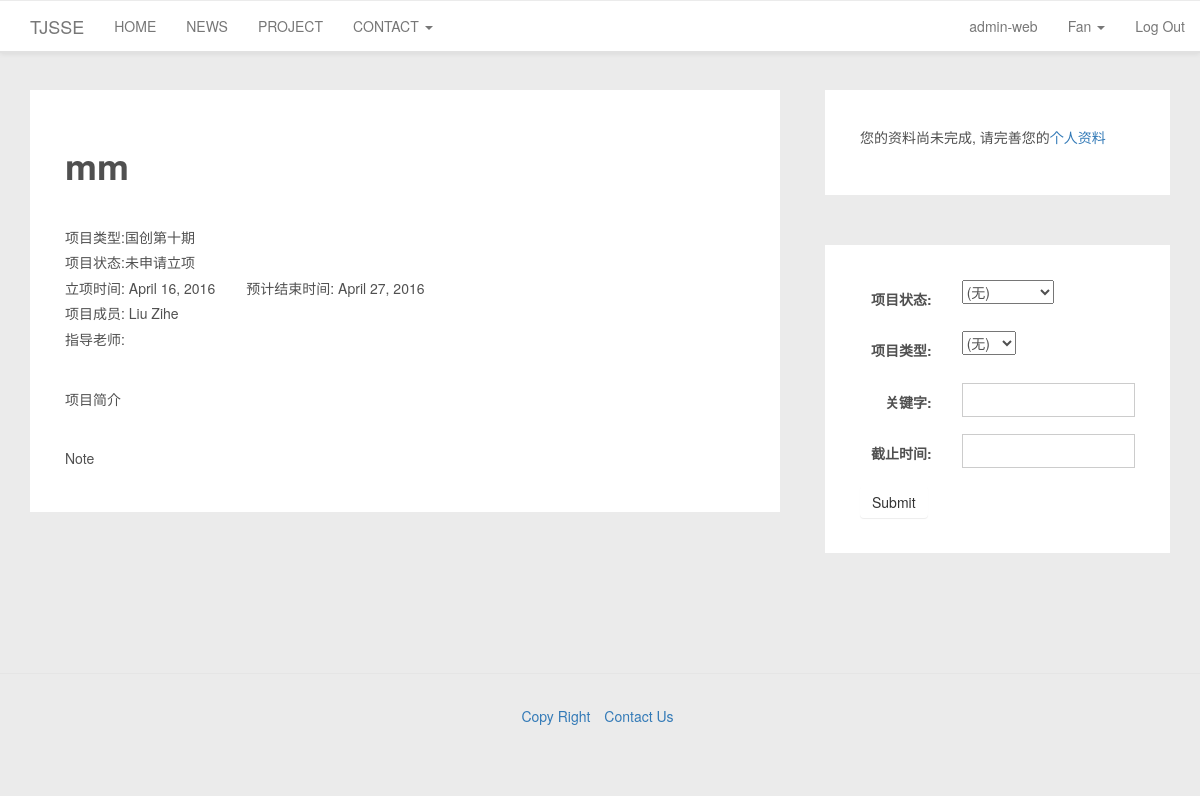
The page /project/1/ (signed in) on the database its author committed.
### accounts/models.py (models this page shows, shortened)
class UserProfile(models.Model):
    user = models.OneToOneField(User)
    TYPE_STUDENT = "STUDENT"
    TYPE_PROFESSOR = "PROFESSOR"
    type = models.CharField(max_length=10)
    grade = models.IntegerField(null=True)
    MAJOR_CHOICES = [
        (0, '暂无'),
        (1, '软件技术与管理'),
        (2, '网络与主机软件'),
        (3, '嵌入式软件与系统'),
        (4, '数字媒体'),
        (5, '其他')
    ]
    major = models.IntegerField(choices=MAJOR_CHOICES, default=0)
    phone = models.CharField(max_length=11, blank=True)
    def get_full_name(self):
        if (len(self.user.first_name) > 0) and (len(self.user.last_name) > 0):
            return self.user.get_full_name()
        else:
            return self.user.get_username()
    def is_profile_completed(self):
        if (len(self.user.first_name) == 0) or (len(self.user.last_name) == 0) or (len(self.user.email) == 0):
            return False
        if (self.type == UserProfile.TYPE_STUDENT) and (not self.grade):
            return  False
        return True

### project/models.py (models this page shows, shortened)
class Project(models.Model):
    name = models.CharField(max_length=30)
    project_type = models.ForeignKey(ProjectType)
    description = models.CharField(max_length=100)
    professor = models.ForeignKey(User)
    STATUS_BEFORE_INIT = 0
    STATUS_APPLY_INIT = 1
    STATUS_COMPLETE_INIT = 2
    STATUS_APPLY_MID = 3
    STATUS_COMPLETE_MID = 4
    STATUS_APPLY_FINAL = 5
    STATUS_COMPLETE_FINAL = 6
    STATUS_CHOICES = [
        (STATUS_BEFORE_INIT, '未申请立项'),
        (STATUS_APPLY_INIT, '申请立项'),
        (STATUS_COMPLETE_INIT, '立项通过'),
        (STATUS_APPLY_MID, '申请中期'),
        (STATUS_COMPLETE_MID, '中期通过'),
        (STATUS_APPLY_FINAL, '申请结题'),
        (STATUS_COMPLETE_FINAL, '已结题'),
    ]
    status = models.IntegerField(choices=STATUS_CHOICES, default=STATUS_BEFORE_INIT)
    endtime = models.DateField(null=True)
    note = models.CharField(max_length=300, blank=True)
    def get_status(self):
        return self.STATUS_CHOICES[self.status].__getitem__(1)
    def __str__(self):
        return self.name+', '+str(self.professor.get_username())
    __repr__=__str__

class ProjectType(models.Model):
    typename = models.CharField(max_length=20)
    TYPE_NATIONAL = 0
    TYPE_SHANGHAI = 1
    TYPE_SITP = 2
    TYPE_SECOLLEGE = 3
    TYPE_ELSE = 4
    TYPE_CHOICES = [
        (TYPE_NATIONAL, '国创'),
        (TYPE_SHANGHAI, '市创'),
        (TYPE_SITP, 'SITP'),
        (TYPE_SECOLLEGE, '院创'),
        (TYPE_ELSE, '其他'),
    ]
    type = models.IntegerField('认定类型',choices=TYPE_CHOICES)
    isopening = models.BooleanField('是否开放中', default=True)
    starttime = models.DateField(default=datetime.date.today)
    endtime = models.DateField()
    note = models.CharField(max_length=300, blank=True)

### project/views.py (the view)
# urls.py: url(r'^(?P<project_id>[0-9]+)/$', views.project_detail_view, name='project_detail'),
@login_required(login_url='/accounts/login/')
def project_detail_view(request, project_id):
    search_form=SearchForm()
    project = Project.objects.get(pk = project_id)
    proj_stu_list=Project_Student.objects.filter(project=project)
    stu_list=[proj_stu.student.get_full_name() for proj_stu in proj_stu_list]
    return render(request, 'project/project_detail.html', {'project':project,\
                                                           'search_choice':Project.STATUS_CHOICES,\
                                                           'stu_list':stu_list,\
                                                           'form':search_form})

### project/forms.py (shortened to what this page needs)
class SearchForm(forms.Form):
    DEFAULT_VAL=-1
    DEFAULT_TUPLE=(DEFAULT_VAL,'(无)')
    STATUS_TYPE_CHOICES=Project.STATUS_CHOICES[:]
    PROJ_TYPE_CHOICES=ProjectType.TYPE_CHOICES[:]
    STATUS_TYPE_CHOICES.insert(0,DEFAULT_TUPLE)
    PROJ_TYPE_CHOICES.insert(0,DEFAULT_TUPLE)
    status_type=forms.ChoiceField(
        choices=STATUS_TYPE_CHOICES,
        required=False,
        label='项目状态',
        initial=DEFAULT_TUPLE
    )
    project_type=forms.ChoiceField(
        choices=PROJ_TYPE_CHOICES,
        required=False,
        label='项目类型',
        initial=DEFAULT_TUPLE
    )
    search_val=forms.CharField(
        required=False,
        label='关键字'
    )
    search_date=forms.DateField(
        label='截止时间',
        required=False
    )

### project/templates/project/project_detail.html (shortened to what this page needs)
{% extends 'base.html' %}
{% block contentbase %}
    <div class="panel-card">
        <h1><strong>{{ project.name }}</strong></h1>
        <br>
        <h5>项目类型:{{ project.project_type.typename }}</h5>
        <h5>项目状态:{{project.get_status}}</h5>
        <h5>立项时间: {{ project.project_type.starttime }}
            &nbsp;&nbsp;&nbsp;&nbsp;&nbsp;&nbsp;
            预计结束时间: {{ project.endtime }}</h5>
        <h5>项目成员:
            {% for stu in stu_list %}
                {{ stu }}
            {% endfor %}
        </h5>
        <h5>指导老师: {{ project.professor.get_full_name }}</h5>
        <br>
        <h5>项目简介</h5>
        <br>
        <h5>Note</h5>
    </div>
{% endblock contentbase %}
{% block sidebarbase %}
    <div class="panel-card">
        <form class="form-horizontal" action="/project/search/" method="get">
            {% include "formTemplate.html" %}
            <button type="submit" class="btn btn-default ">Submit</button>
        </form>
    </div>
{% endblock sidebarbase %}

### templates/base.html (shortened to what this page needs)
{% load staticfiles %}
<!DOCTYPE html>
<html lang="en">
<head>
    <link rel="stylesheet" href="{% static "css/bootstrap.css" %}" type="text/css">
    <link rel="stylesheet" href="{% static "css/bootstrap-theme.css" %}" type="text/css">
    <link rel="stylesheet" href="{% static "css/customstyle.css" %}" type="text/css">
</head>
<body>
<nav class="navbar navbar-default navbar-fixed-top col-sm-12" role="navigation">
    <div class="navbar-header">
        <a class="navbar-brand" href="{% url 'home' %}">TJSSE</a>
    </div>
    <div class="collapse navbar-collapse" id="example-navbar-collapse">
        <ul class="nav navbar-nav">
            <li id="home">
                <a href="{% url 'home' %}">HOME</a>
            </li>
            <li id="news">
                <a href="/news">NEWS</a>
            </li>
            <li id="project">
                <a href="/project">PROJECT</a>
            </li>
            <li class="dropdown">
                <a href="#" class="dropdown-toggle" data-toggle="dropdown" role="button" aria-haspopup="true"
                   aria-expanded="false">
                    CONTACT <span class="caret"></span>
                </a>
            </li>
        </ul>
        <ul class="nav navbar-nav navbar-right" id="user">
            {% if user.is_authenticated and user.is_superuser %}
                <li><a href="/accounts/adminweb">admin-web</a></li>
            {% endif %}
            {% if not user.is_authenticated %}
                <li><a href="/login/">Log In</a></li>
            {% else %}
                <li class="dropdown">
                    <a href="#" class="dropdown-toggle" data-toggle="dropdown" role="button" aria-haspopup="true"
                       aria-expanded="false">
                        {{ user.userprofile.get_full_name }} <span class="caret"></span></a>
                </li>
                <li><a href="/logout/">Log Out</a></li>
            {% endif %}
        </ul>
    </div>
</nav>
<div class="main-content container">
    {% block mainbase %}
        <div class="row ">
            <div class="container col-sm-8">
                <div>
                    {% block contentbase %}
                    {% endblock contentbase %}
                </div>
            </div>
            <div class="container col-sm-4 sidebar">
                <div>
                    {% if user.is_authenticated and not user.userprofile.is_profile_completed %}
                        <div class="panel-card">
                            <p>您的资料尚未完成, 请完善您的<a href="/accounts/info/change_info">个人资料</a></p>
                        </div>
                    {% endif %}
                    {% block sidebarbase %}
                    {% endblock sidebarbase %}
                </div>
            </div>
        </div>
    {% endblock mainbase %}
</div>
<footer>
    <ul class="list-inline text-center">
        <li><a href="#">Copy Right</a></li>
        <li><a href="#">Contact Us</a></li>
    </ul>
</footer>
</body>
</html>

### static/css/customstyle.css (style rules this page uses)
footer { padding: 30px; margin-top: 70px; border-top: 1px solid #e5e5e5; }
html, body { color: #505050; line-height: 1.75em; background: #ebebeb; position: relative; font-family: "Helvetica Neue", Helvetica, Arial, "Hiragino Sans GB", "Hiragino Sans GB W3", "WenQuanYi Micro Hei", "Microsoft YaHei UI", "Microsoft YaHei", sans-serif; }
.navbar-default { background: #ffffff; border-top: 1px solid #ebebeb; margin-bottom: 35px; border-bottom: 2px solid #e1e1e1; }
.main-content { margin-top: 90px; }
.sidebar { padding-left: 30px; position: relative; }
.panel-card { padding: 35px; background: #ffffff; margin-bottom: 50px; position: relative; overflow: hidden; }
.btn { border: none !important; order-radius: 2px; background-image: none; }
form .form-group div input { display: block; width: 100%; height: 34px; padding: 6px 12px; font-size: 14px; line-height: 1.42857143; color: #555; background-color: #fff; background-image: none; border: 1px solid #ccc; }

### rows shown on the page
Project: name "mm", project_type.typename "国创第十期", get_status "未申请立项", project_type.starttime "April 16, 2016", endtime "April 27, 2016"

### other values the page prints
{{ user.userprofile.get_full_name }} "Fan"
{{ stu }} "Liu Zihe"
{{ field.label_tag }} "项目状态:" "项目类型:" "关键字:" "截止时间:"
